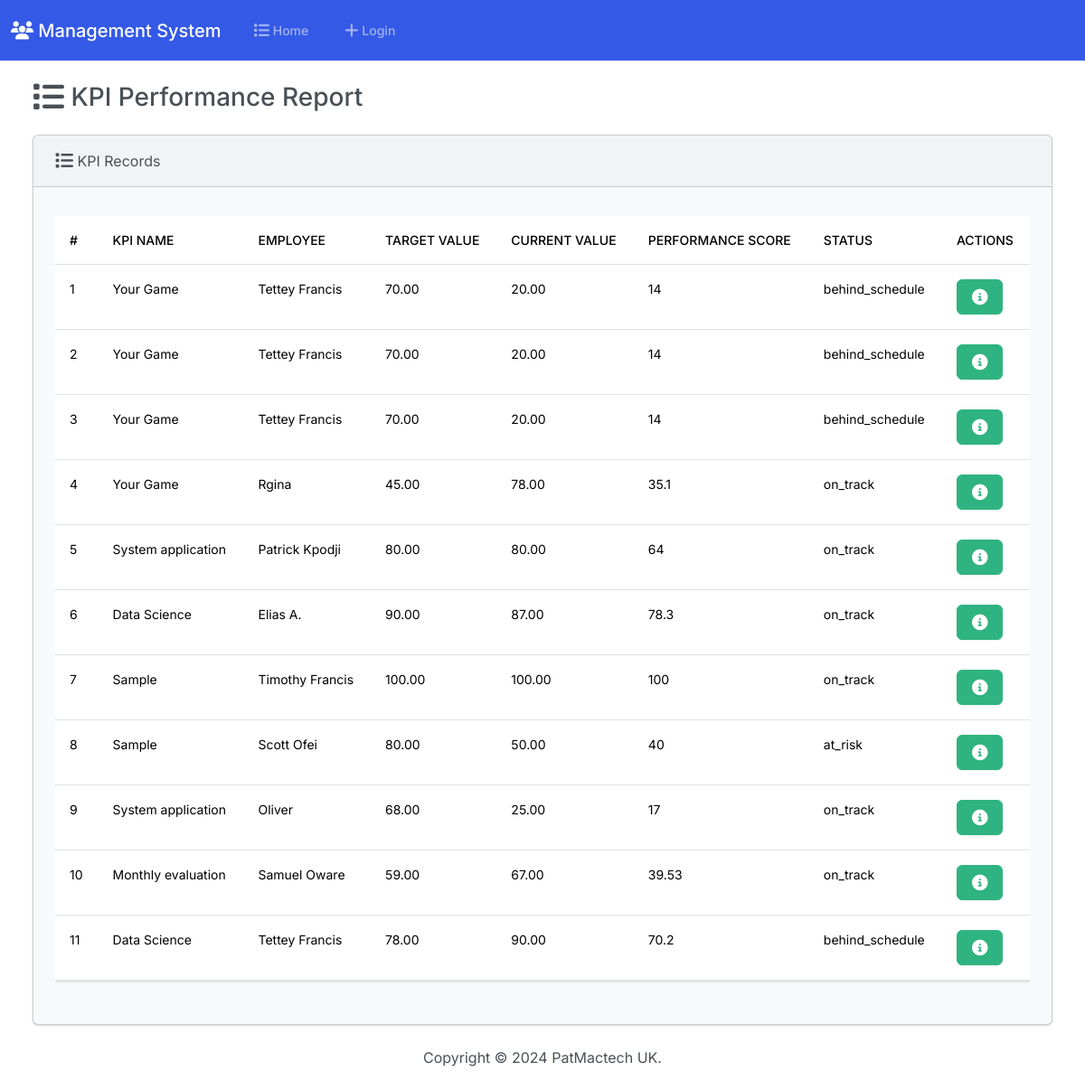
Page /Resources/kpi_report.php (signed in) on the committed database.
### tables this page shows
CREATE TABLE `kpis` (
  `id` int(11) NOT NULL,
  `employee_id` int(11) DEFAULT NULL,
  `kpi_name` varchar(255) DEFAULT NULL,
  `target_value` decimal(10,2) DEFAULT NULL,
  `current_value` decimal(10,2) DEFAULT NULL,
  `evaluation_period` date DEFAULT NULL,
  `status` enum('on_track','at_risk','behind_schedule') DEFAULT 'on_track',
  `created_at` timestamp NOT NULL DEFAULT current_timestamp(),
  `updated_at` timestamp NOT NULL DEFAULT current_timestamp() ON UPDATE current_timestamp(),
  `performance_score` decimal(10,2) DEFAULT NULL
);

CREATE TABLE `users` (
  `id` int(11) NOT NULL,
  `full_name` varchar(50) NOT NULL DEFAULT 'Admin',
  `username` varchar(50) NOT NULL,
  `email` varchar(100) NOT NULL,
  `profile_image` varchar(255) DEFAULT NULL,
  `password` varchar(255) NOT NULL,
  `role` enum('admin','employee','evaluator') NOT NULL,
  `salary` decimal(10,2) NOT NULL,
  `department` varchar(50) NOT NULL,
  `created_at` timestamp NOT NULL DEFAULT current_timestamp(),
  `dob` date NOT NULL,
  `gender` enum('male','female','other') NOT NULL,
  `marital_status` enum('single','married','divorced','widowed') NOT NULL,
  `nationality` varchar(100) NOT NULL,
  `phone_number` varchar(20) NOT NULL,
  `address` text NOT NULL,
  `emergency_contact` text NOT NULL,
  `work_location` varchar(100) NOT NULL,
  `employment_type` enum('full-time','part-time','contractual','intern') NOT NULL,
  `account_number` varchar(50) NOT NULL,
  `bank_name` varchar(100) NOT NULL,
  `ifsc_code` varchar(50) NOT NULL,
  `tin` varchar(50) NOT NULL,
  `insurance_number` varchar(50) NOT NULL,
  `is_suspended` tinyint(1) NOT NULL DEFAULT 0
);

### app/Model/Kpis.php (called while the page is built, shortened)
<?php
function calculate_performance_score($target_value, $current_value) {
    $performance_score = ($current_value * $target_value) / 100;
    return round($performance_score, 2);
}
?>

### Resources/kpi_report.php (the view, shortened to what this page needs)
<?php
if (isset($_SESSION['role'])  && ($_SESSION['role'] == 'admin' || $_SESSION['role'] == 'company')) {
    include "../app/Model/Kpis.php";
    include "../app/Model/User.php";
    include "../inc/navbar.php";
    function get_kpi_report($conn) {
        $sql = "SELECT kpis.id, kpis.kpi_name, kpis.target_value, kpis.current_value, kpis.evaluation_period,
                       kpis.status, users.full_name AS employee_name
                FROM kpis
                JOIN users ON kpis.employee_id = users.id";
        $stmt = $conn->prepare($sql);
        $stmt->execute();
        return $stmt->fetchAll();
    }
    $kpi_report = get_kpi_report($conn);
?>
<div class="container-fluid">
    <h3 class="m-4"><i class="fa-solid fa-list fa-lg"></i> KPI Performance Report</h3>
    <div class="row">
        <div class="col-12">
            <?php if ($kpi_report) { ?>
                <div class="card bg-light ms-4 me-4 mb-4">
                    <div class="card-header">
                        <i class="fa-solid fa-list fa-lg"></i> KPI Records
                    </div>
                    <div class="card-body">
                        <p class="card-text">
                            <div class="table-responsive">
                                <table class="table table-hover">
                                    <thead>
                                      <tr>
                                        <th scope="col">#</th>
                                        <th scope="col">KPI Name</th>
                                        <th scope="col">Employee</th>
                                        <th scope="col">Target Value</th>
                                        <th scope="col">Current Value</th>
                                        <th scope="col">Performance Score</th>
                                        <th scope="col">Status</th>
                                        <th scope="col">Actions</th>
                                      </tr>
                                    </thead>
                                    <tbody>
                                    <?php foreach ($kpi_report as $index => $kpi) {
                                        $performance_score = calculate_performance_score($kpi['target_value'], $kpi['current_value']);
                                    ?>
                                        <tr>
                                            <td><?= $index + 1 ?></td>
                                            <td><?= htmlspecialchars($kpi['kpi_name']) ?></td>
                                            <td><?= htmlspecialchars($kpi['employee_name']) ?></td>
                                            <td><?= htmlspecialchars($kpi['target_value']) ?></td>
                                            <td><?= htmlspecialchars($kpi['current_value']) ?></td>
                                            <td><?= htmlspecialchars($performance_score) ?></td>
                                            <td><?= htmlspecialchars($kpi['status']) ?></td>
                                            <td>
                                                <button type="button" class="btn btn-success me-1" data-bs-toggle="modal"
                                                        data-bs-target="#infoModal"
                                                        onclick="showKpiDetails('<?= htmlspecialchars(json_encode($kpi)) ?>')">
                                                </button>
                                            </td>
                                        </tr>
                                    <?php } ?>
                                    </tbody>
                                </table>
                            </div>
                        </p>
                    </div>
                </div>
            <?php } else { ?>
                <h5 class="alert alert-primary ms-4 me-4">No KPI Records Found</h5>
            <?php } ?>
        </div>
    </div>
</div>
<footer class="mt-auto mb-4">
    <div class="text-center">
        <span>Copyright &copy; <script>document.write(new Date().getFullYear())</script> PatMactech UK.</span>
    </div>
</footer>
<?php
} else {
    header("Location: login.php");
    exit();
}
?>

### rows in the picture
kpis: kpi_name "Your Game", employee.full_name "Tettey Francis", target_value "70.00", current_value "20.00", performance_score "14", status "behind_schedule"
kpis: kpi_name "Your Game", employee.full_name "Tettey Francis", target_value "70.00", current_value "20.00", performance_score "14", status "behind_schedule"
kpis: kpi_name "Your Game", employee.full_name "Tettey Francis", target_value "70.00", current_value "20.00", performance_score "14", status "behind_schedule"
kpis: kpi_name "Your Game", employee.full_name "Rgina", target_value "45.00", current_value "78.00", performance_score "35.1", status "on_track"
kpis: kpi_name "System application", employee.full_name "Patrick Kpodji", target_value "80.00", current_value "80.00", performance_score "64", status "on_track"
kpis: kpi_name "Data Science", employee.full_name "Elias A.", target_value "90.00", current_value "87.00", performance_score "78.3", status "on_track"
kpis: kpi_name "Sample", employee.full_name "Timothy Francis", target_value "100.00", current_value "100.00", performance_score "100", status "on_track"
kpis: kpi_name "Sample", employee.full_name "Scott Ofei", target_value "80.00", current_value "50.00", performance_score "40", status "at_risk"
kpis: kpi_name "System application", employee.full_name "Oliver", target_value "68.00", current_value "25.00", performance_score "17", status "on_track"
kpis: kpi_name "Monthly evaluation", employee.full_name "Samuel Oware", target_value "59.00", current_value "67.00", performance_score "39.53", status "on_track"
kpis: kpi_name "Data Science", employee.full_name "Tettey Francis", target_value "78.00", current_value "90.00", performance_score "70.2", status "behind_schedule"
